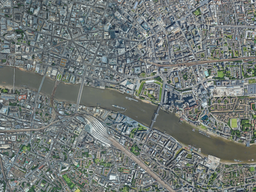
#> input picture data/satellite_img/7_1.png, 256 x 192 px, shrunk from 1167 x 875 before the run
$ python treeFinder.py
#> lines starting #> are read from the running program, lines starting #| are printed output that depends on the picture; after the words box and inside, x2 and y2 are one past the last pixel; in counts of white or black regions, pixels touching at a corner belong together
import cv2
import numpy as np

#Load images
imag1 = cv2.imread('data/satellite_img/7_1.png',1)
#> imag1 is the input picture: shape (192, 256, 3); mean B, G, R 117.7, 120.2, 112.8
imag2 = cv2.imread('data/satellite_img/8_1.png',1)
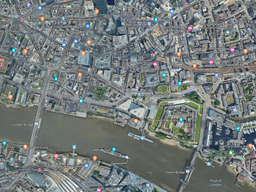
#> input picture data/satellite_img/8_1.png, 256 x 192 px, shrunk from 1167 x 875 before the run
#> imag2 is the input picture: shape (192, 256, 3); mean B, G, R 121.6, 122.6, 115.3

save1 = 'data/satellite_img/AI-Results/Image1/'
save2 = 'data/satellite_img/AI-Results/Image2/'

def save(imag,name,save):
	cv2.imwrite(save+name,imag)


def treeFinder(img1,saver):
	### Raw Image save
	save(img1,'1.jpg',saver)
	#Image size
	heigth = np.size(img1, 0)
	width = np.size(img1, 1)

	#Estructural elements
	se1 = cv2.getStructuringElement(cv2.MORPH_ELLIPSE, (10,10))
	se2 = cv2.getStructuringElement(cv2.MORPH_ELLIPSE, (3,3))
	se3 = cv2.getStructuringElement(cv2.MORPH_ELLIPSE, (7,7))

	#Image to HSV
	ima = cv2.cvtColor(img1, cv2.COLOR_BGR2HSV)

	#Image thresholding for getting tree colors
	lower_green = np.array([60,70,30])
	upper_green = np.array([100,100,88])

	#Mask generation
	mask = cv2.inRange(ima, lower_green, upper_green)

	#Omask
	Omask = np.zeros((heigth,width,3), np.uint8)
	for i in range(heigth):
		for j in range(width):
			if mask[i,j] == 0:
				Omask[i,j] = img1[i,j]
			else:
				Omask[i,j,1] = 255
	save(Omask,'2.jpg',saver)

	#Corrections
	closing = cv2.morphologyEx(mask, cv2.MORPH_CLOSE, se1)

	#Omask2
	Omask2 = np.zeros((heigth,width,3), np.uint8)
	for i in range(heigth):
		for j in range(width):
			if mask[i,j] == 0:
				Omask2[i,j] = img1[i,j]
			else:
				Omask2[i,j,1] = 255
	save(Omask2,'3.jpg',saver)

	openning = cv2.morphologyEx(closing, cv2.MORPH_OPEN, se2)
	#Omask3
	Omask3 = np.zeros((heigth,width,3), np.uint8)
	for i in range(heigth):
		for j in range(width):
			if mask[i,j] == 0:
				Omask3[i,j] = img1[i,j]
			else:
				Omask3[i,j,1] = 255
	save(Omask3,'4.jpg',saver)


	#Fist mask
	res = cv2.bitwise_and(img1,img1, mask= openning)


	## Mask with desired trees (region mode)
	new = np.zeros((heigth,width,3), np.uint8)
	for i in range(heigth):
		for j in range(width):
			if not (res[i,j,0] == 0 and res[i,j,1] == 0 and res[i,j,2] == 0):
				new[i,j,0] = 25
				new[i,j,1] = 115
				new[i,j,2] = 38

	#Omask4
	Omask4 = Overlay(new,img1,heigth,width)
	save(Omask4,'5.jpg',saver)

	new = cv2.erode(new,se3,1)

	#Omask5
	Omask5 = Overlay(new,img1,heigth,width)
	save(Omask5,'6.jpg',saver)

	new = cv2.erode(new,se2,1)

	#Omask6
	Omask6 = Overlay(new,img1,heigth,width)
	save(Omask6,'7.jpg',saver)

	## Clustering
	coords = []
	for i in range(heigth):
		for j in range(width):
			if not (new[i,j,0] == 0 and new[i,j,1] == 0 and new[i,j,2] == 0):
				coords.append((i,j))
	parakmeans = np.float32(coords)
	K = 30
	attempts = 10
	criteria = (cv2.TERM_CRITERIA_EPS + cv2.TERM_CRITERIA_MAX_ITER, 10, 1.0)
	ret,label,center=cv2.kmeans(parakmeans,K,None,criteria,attempts,cv2.KMEANS_PP_CENTERS)

	#Final image
	new2 = np.zeros((heigth,width,3), np.uint8)
	for i in range(len(center)):
		new2[int(round(center[i][0])),int(round(center[i][1])),1] = 255

	#Omask7
	Omask7 = Overlay(new2,img1,heigth,width)
	save(Omask7,'8.jpg',saver)

	#Final tunning
	new2 = cv2.dilate(new2,se1,1)
	final =Overlay(new2,img1,heigth,width)
	save(final,'9.jpg',saver)
	return final

def Overlay(new2,img1,heigth,width):
	#Overlay
	final = np.zeros((heigth,width,3), np.uint8)
	for i in range(heigth):
		for j in range(width):
			if new2[i,j,1] == 0:
				final[i,j] = img1[i,j]
			else:
				final[i,j,1] = 255
	return final

final1 = treeFinder(imag1,save1)
#> in treeFinder, `heigth = np.size(img1, 0)`: heigth = 192
#> in treeFinder, `width = np.size(img1, 1)`: width = 256
#> in treeFinder, `ima = cv2.cvtColor(img1, cv2.COLOR_BGR2HSV)`: ima: shape (192, 256, 3); mean H, S, V 75, 30.2, 123.3
#> in treeFinder, `mask = cv2.inRange(ima, lower_green, upper_green)`:
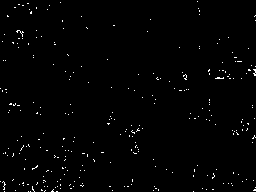
#> mask: shape (192, 256); 1.1% white in thin lines or dots
#> in treeFinder, `closing = cv2.morphologyEx(mask, cv2.MORPH_CLOSE, se1)`: closing: shape (192, 256); 3.3% white; 78 white regions (56 under 20 px), largest, box (x1, y1, x2, y2) and area: (20, 176, 84, 192) 384, (209, 68, 234, 80) 151, (124, 126, 143, 137) 108
#> in treeFinder, `openning = cv2.morphologyEx(closing, cv2.MORPH_OPEN, se2)`: openning: shape (192, 256); 2.7% white; 35 white regions (20 under 20 px), largest, box (x1, y1, x2, y2) and area: (20, 179, 64, 192) 291, (209, 69, 232, 80) 144, (125, 126, 142, 137) 104
#> in treeFinder, `res = cv2.bitwise_and(img1,img1, mask= openning)`:
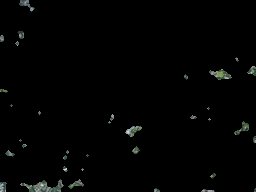
#> res: shape (192, 256, 3); mean B, G, R 2.6, 2.9, 2.5
#> after the loop in treeFinder, `for i in range(heigth):`:
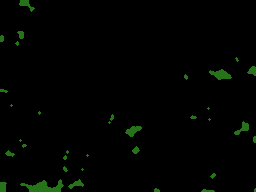
#> new: shape (192, 256, 3); mean of channels 0, 1, 2 0.7, 3.1, 1; drawn as B, G, R
#> after the loop in Overlay, `for i in range(heigth):`:
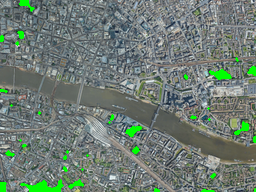
#> final: shape (192, 256, 3); mean B, G, R 115.1, 124.1, 110.3
final2 = treeFinder(imag2,save2)
#> call 2 of treeFinder, with saver = 'data/satellite_img/AI-Results/Image2/'
#> in treeFinder (call 2), `ima = cv2.cvtColor(img1, cv2.COLOR_BGR2HSV)`: ima: shape (192, 256, 3); mean H, S, V 76, 32.2, 127.2
#> in treeFinder (call 2), `mask = cv2.inRange(ima, lower_green, upper_green)`:
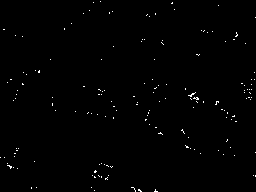
#> mask: shape (192, 256); 0.63% white in thin lines or dots
#> in treeFinder (call 2), `closing = cv2.morphologyEx(mask, cv2.MORPH_CLOSE, se1)`: closing: shape (192, 256); 1.3% white; 50 white regions (43 under 20 px), largest, box (x1, y1, x2, y2) and area: (243, 73, 256, 100) 188, (189, 93, 204, 107) 91, (93, 170, 109, 180) 61
#> in treeFinder (call 2), `openning = cv2.morphologyEx(closing, cv2.MORPH_OPEN, se2)`:
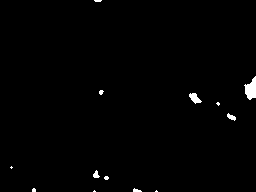
#> openning: shape (192, 256); 0.9% white; 13 white regions (8 under 20 px), largest, box (x1, y1, x2, y2) and area: (244, 76, 256, 100) 182, (189, 93, 202, 104) 80, (227, 113, 236, 121) 39, (93, 170, 100, 178) 34, (133, 188, 142, 192) 23


#cv2.imshow('res',final)
#cv2.waitKey(30000)
#cv2.destroyAllWindows()
